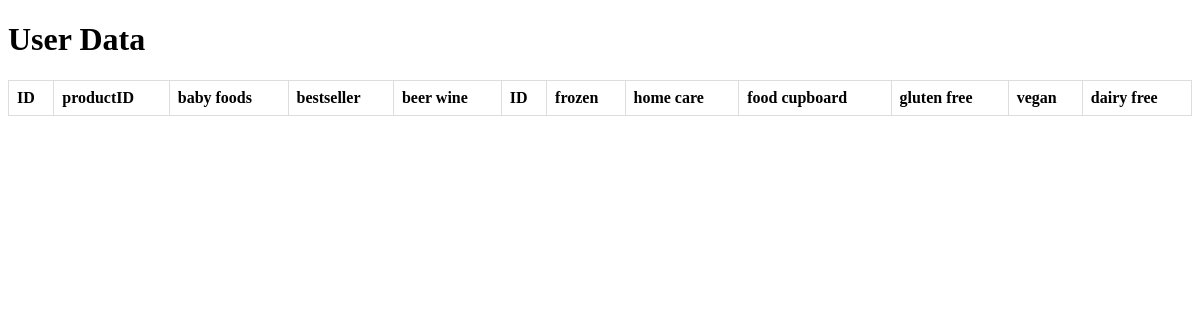
The page /view_data_grocery on the database as committed earlier.
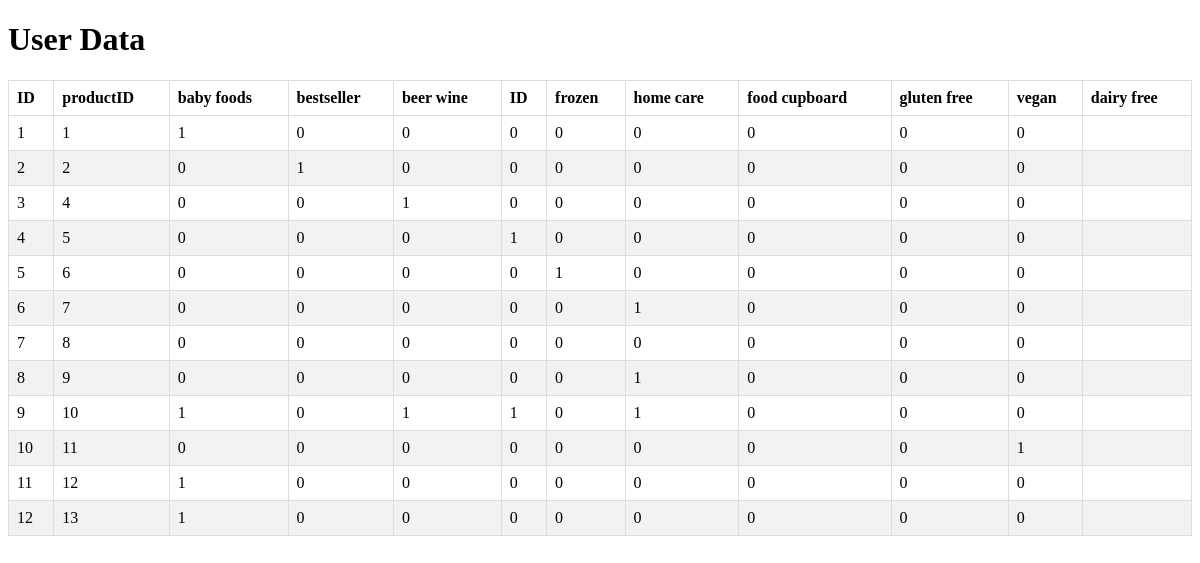
The same page on the database as committed later.
### tables this page shows
CREATE TABLE grocery (
    id INTEGER PRIMARY KEY AUTOINCREMENT,
    product_id INTEGER UNIQUE NOT NULL,
    baby_foods BOOLEAN NOT NULL,
    bestseller BOOLEAN NOT NULL,
    beer_wine BOOLEAN NOT NULL,
    frozen BOOLEAN NOT NULL,
    home_care BOOLEAN NOT NULL,
    food_cupboard BOOLEAN NOT NULL,
    gluten_free BOOLEAN NOT NULL,
    vegan BOOLEAN NOT NULL,
    dairy_free BOOLEAN NOT NULL,
    FOREIGN KEY (product_id) REFERENCES product(id)
);

### wmgzon/admin_page.py (the view)
@admin_bp.route('/view_data_grocery')
def view_data_grocery():
    conn = sqlite3.connect(current_app.config['DATABASE'])
    c = conn.cursor()
    c.execute('SELECT * FROM grocery')
    data = c.fetchall()
    conn.close()
    return render_template('admin/view_data/view_data_grocery.html', data=data)

### wmgzon/auth.py (called while the page is built)
@bp.before_app_request
def load_logged_in_user():
    user_id = session.get('user_id')
    if user_id is None:
        g.user = None
    else:
        g.user = get_db().execute(
            'SELECT * FROM user WHERE id = ?', (user_id,)
        ).fetchone()

### wmgzon/templates/admin/view_data/view_data_grocery.html (shortened to what this page needs)
<!DOCTYPE html>
<html lang="en">
<head>
</head>
<body>
    <h1>User Data</h1>
    <table>
        <thead>
            <tr>
                <th>ID</th>
                <th>productID</th>
                <th>baby foods</th>
                <th>bestseller</th>
                <th>beer wine</th><th>ID</th>
                <th>frozen</th>
                <th>home care</th>
                <th>food cupboard</th>
                <th>gluten free</th>
                <th>vegan</th>
                <th>dairy free</th>
            </tr>
        </thead>
        <tbody>
            {% for row in data %}
            <tr>
                <td>{{ row[0] }}</td>
                <td>{{ row[1] }}</td>
                <td>{{ row[2] }}</td>
                <td>{{ row[3] }}</td>
                <td>{{ row[4] }}</td>
                <td>{{ row[5] }}</td>
                <td>{{ row[6] }}</td>
                <td>{{ row[7] }}</td>
                <td>{{ row[8] }}</td>
                <td>{{ row[9] }}</td>
                <td>{{ row[10] }}</td>
                <td>{{ row[11] }}</td>
            </tr>
            {% endfor %}
        </tbody>
    </table>
</body>
</html>

Rows that differ between the two databases and show on the page:
added grocery: id "1", product "1", baby_foods "1", bestseller "0", beer_wine "0", frozen "0", home_care "0", food_cupboard "0", gluten_free "0", vegan "0", dairy_free "0"
added grocery: id "2", product "2", baby_foods "0", bestseller "1", beer_wine "0", frozen "0", home_care "0", food_cupboard "0", gluten_free "0", vegan "0", dairy_free "0"
added grocery: id "3", product "4", baby_foods "0", bestseller "0", beer_wine "1", frozen "0", home_care "0", food_cupboard "0", gluten_free "0", vegan "0", dairy_free "0"
added grocery: id "4", product "5", baby_foods "0", bestseller "0", beer_wine "0", frozen "1", home_care "0", food_cupboard "0", gluten_free "0", vegan "0", dairy_free "0"
added grocery: id "5", product "6", baby_foods "0", bestseller "0", beer_wine "0", frozen "0", home_care "1", food_cupboard "0", gluten_free "0", vegan "0", dairy_free "0"
added grocery: id "6", product "7", baby_foods "0", bestseller "0", beer_wine "0", frozen "0", home_care "0", food_cupboard "1", gluten_free "0", vegan "0", dairy_free "0"
added grocery: id "7", product "8", baby_foods "0", bestseller "0", beer_wine "0", frozen "0", home_care "0", food_cupboard "0", gluten_free "0", vegan "0", dairy_free "0"
added grocery: id "8", product "9", baby_foods "0", bestseller "0", beer_wine "0", frozen "0", home_care "0", food_cupboard "1", gluten_free "0", vegan "0", dairy_free "0"
added grocery: id "9", product "10", baby_foods "1", bestseller "0", beer_wine "1", frozen "1", home_care "0", food_cupboard "1", gluten_free "0", vegan "0", dairy_free "0"
added grocery: id "10", product "11", baby_foods "0", bestseller "0", beer_wine "0", frozen "0", home_care "0", food_cupboard "0", gluten_free "0", vegan "0", dairy_free "1"
added grocery: id "11", product "12", baby_foods "1", bestseller "0", beer_wine "0", frozen "0", home_care "0", food_cupboard "0", gluten_free "0", vegan "0", dairy_free "0"
added grocery: id "12", product "13", baby_foods "1", bestseller "0", beer_wine "0", frozen "0", home_care "0", food_cupboard "0", gluten_free "0", vegan "0", dairy_free "0"
